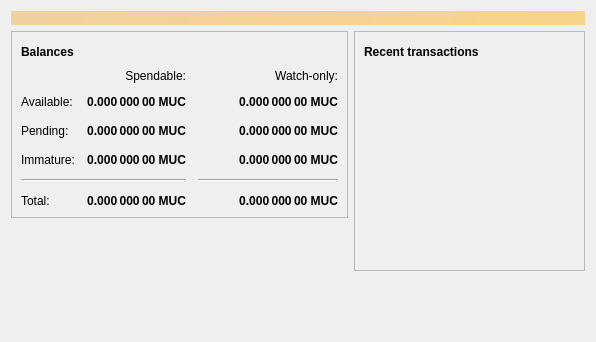
<?xml version="1.0" encoding="UTF-8"?>
<ui version="4.0">
 <class>OverviewPage</class>
 <widget class="QWidget" name="OverviewPage">
  <property name="geometry">
   <rect>
    <x>0</x>
    <y>0</y>
    <width>596</width>
    <height>342</height>
   </rect>
  </property>
  <property name="windowTitle">
   <string>Form</string>
  </property>
  <layout class="QVBoxLayout" name="topLayout">
   <item>
    <widget class="QLabel" name="labelAlerts">
     <property name="visible">
      <bool>false</bool>
     </property>
     <property name="styleSheet">
      <string notr="true">QLabel { background-color: qlineargradient(x1: 0, y1: 0, x2: 1, y2: 0, stop:0 #F0D0A0, stop:1 #F8D488); color:#000000; }</string>
     </property>
     <property name="wordWrap">
      <bool>true</bool>
     </property>
     <property name="margin">
      <number>3</number>
     </property>
     <property name="textInteractionFlags">
      <set>Qt::TextSelectableByMouse</set>
     </property>
    </widget>
   </item>
   <item>
    <layout class="QHBoxLayout" name="horizontalLayout" stretch="1,1">
     <item>
      <layout class="QVBoxLayout" name="verticalLayout_2">
       <item>
        <widget class="QFrame" name="frame">
         <property name="frameShape">
          <enum>QFrame::StyledPanel</enum>
         </property>
         <property name="frameShadow">
          <enum>QFrame::Raised</enum>
         </property>
         <layout class="QVBoxLayout" name="verticalLayout_4">
          <item>
           <layout class="QHBoxLayout" name="horizontalLayout_4">
            <item>
             <widget class="QLabel" name="label_5">
              <property name="font">
               <font>
                <weight>75</weight>
                <bold>true</bold>
               </font>
              </property>
              <property name="text">
               <string>Balances</string>
              </property>
             </widget>
            </item>
            <item>
             <widget class="QPushButton" name="labelWalletStatus">
              <property name="enabled">
               <bool>true</bool>
              </property>
              <property name="maximumSize">
               <size>
                <width>30</width>
                <height>16777215</height>
               </size>
              </property>
              <property name="toolTip">
               <string>The displayed information may be out of date. Your wallet automatically synchronizes with the rӕkcoin network after a connection is established, but this process has not completed yet.</string>
              </property>
              <property name="text">
               <string/>
              </property>
              <property name="icon">
               <iconset resource="../bitcoin.qrc">
                <normaloff>:/icons/warning</normaloff>
                <disabledoff>:/icons/warning</disabledoff>:/icons/warning</iconset>
              </property>
              <property name="iconSize">
               <size>
                <width>24</width>
                <height>24</height>
               </size>
              </property>
              <property name="flat">
               <bool>true</bool>
              </property>
             </widget>
            </item>
            <item>
             <spacer name="horizontalSpacer_3">
              <property name="orientation">
               <enum>Qt::Horizontal</enum>
              </property>
              <property name="sizeHint" stdset="0">
               <size>
                <width>40</width>
                <height>20</height>
               </size>
              </property>
             </spacer>
            </item>
           </layout>
          </item>
          <item>
           <layout class="QGridLayout" name="gridLayout">
            <property name="spacing">
             <number>12</number>
            </property>
            <item row="2" column="2">
             <widget class="QLabel" name="labelWatchPending">
              <property name="font">
               <font>
                <weight>75</weight>
                <bold>true</bold>
               </font>
              </property>
              <property name="cursor">
               <cursorShape>IBeamCursor</cursorShape>
              </property>
              <property name="toolTip">
               <string>Unconfirmed transactions to watch-only addresses</string>
              </property>
              <property name="text">
               <string notr="true">0.000 000 00 MUC</string>
              </property>
              <property name="alignment">
               <set>Qt::AlignRight|Qt::AlignTrailing|Qt::AlignVCenter</set>
              </property>
              <property name="textInteractionFlags">
               <set>Qt::LinksAccessibleByMouse|Qt::TextSelectableByKeyboard|Qt::TextSelectableByMouse</set>
              </property>
             </widget>
            </item>
            <item row="2" column="1">
             <widget class="QLabel" name="labelUnconfirmed">
              <property name="font">
               <font>
                <weight>75</weight>
                <bold>true</bold>
               </font>
              </property>
              <property name="cursor">
               <cursorShape>IBeamCursor</cursorShape>
              </property>
              <property name="toolTip">
               <string>Total of transactions that have yet to be confirmed, and do not yet count toward the spendable balance</string>
              </property>
              <property name="text">
               <string notr="true">0.000 000 00 MUC</string>
              </property>
              <property name="alignment">
               <set>Qt::AlignRight|Qt::AlignTrailing|Qt::AlignVCenter</set>
              </property>
              <property name="textInteractionFlags">
               <set>Qt::LinksAccessibleByMouse|Qt::TextSelectableByKeyboard|Qt::TextSelectableByMouse</set>
              </property>
             </widget>
            </item>
            <item row="3" column="2">
             <widget class="QLabel" name="labelWatchImmature">
              <property name="font">
               <font>
                <weight>75</weight>
                <bold>true</bold>
               </font>
              </property>
              <property name="cursor">
               <cursorShape>IBeamCursor</cursorShape>
              </property>
              <property name="toolTip">
               <string>Mined balance in watch-only addresses that has not yet matured</string>
              </property>
              <property name="text">
               <string notr="true">0.000 000 00 MUC</string>
              </property>
              <property name="alignment">
               <set>Qt::AlignRight|Qt::AlignTrailing|Qt::AlignVCenter</set>
              </property>
              <property name="textInteractionFlags">
               <set>Qt::LinksAccessibleByMouse|Qt::TextSelectableByKeyboard|Qt::TextSelectableByMouse</set>
              </property>
             </widget>
            </item>
            <item row="4" column="0" colspan="2">
             <widget class="Line" name="line">
              <property name="orientation">
               <enum>Qt::Horizontal</enum>
              </property>
             </widget>
            </item>
            <item row="4" column="2">
             <widget class="Line" name="lineWatchBalance">
              <property name="sizePolicy">
               <sizepolicy hsizetype="Preferred" vsizetype="Fixed">
                <horstretch>0</horstretch>
                <verstretch>0</verstretch>
               </sizepolicy>
              </property>
              <property name="minimumSize">
               <size>
                <width>140</width>
                <height>0</height>
               </size>
              </property>
              <property name="orientation">
               <enum>Qt::Horizontal</enum>
              </property>
             </widget>
            </item>
            <item row="5" column="0">
             <widget class="QLabel" name="labelTotalText">
              <property name="text">
               <string>Total:</string>
              </property>
             </widget>
            </item>
            <item row="3" column="1">
             <widget class="QLabel" name="labelImmature">
              <property name="font">
               <font>
                <weight>75</weight>
                <bold>true</bold>
               </font>
              </property>
              <property name="cursor">
               <cursorShape>IBeamCursor</cursorShape>
              </property>
              <property name="toolTip">
               <string>Mined balance that has not yet matured</string>
              </property>
              <property name="text">
               <string notr="true">0.000 000 00 MUC</string>
              </property>
              <property name="alignment">
               <set>Qt::AlignRight|Qt::AlignTrailing|Qt::AlignVCenter</set>
              </property>
              <property name="textInteractionFlags">
               <set>Qt::LinksAccessibleByMouse|Qt::TextSelectableByKeyboard|Qt::TextSelectableByMouse</set>
              </property>
             </widget>
            </item>
            <item row="2" column="3">
             <spacer name="horizontalSpacer_2">
              <property name="orientation">
               <enum>Qt::Horizontal</enum>
              </property>
              <property name="sizeHint" stdset="0">
               <size>
                <width>40</width>
                <height>20</height>
               </size>
              </property>
             </spacer>
            </item>
            <item row="3" column="0">
             <widget class="QLabel" name="labelImmatureText">
              <property name="text">
               <string>Immature:</string>
              </property>
             </widget>
            </item>
            <item row="5" column="1">
             <widget class="QLabel" name="labelTotal">
              <property name="font">
               <font>
                <weight>75</weight>
                <bold>true</bold>
               </font>
              </property>
              <property name="cursor">
               <cursorShape>IBeamCursor</cursorShape>
              </property>
              <property name="toolTip">
               <string>Your current total balance</string>
              </property>
              <property name="text">
               <string notr="true">0.000 000 00 MUC</string>
              </property>
              <property name="alignment">
               <set>Qt::AlignRight|Qt::AlignTrailing|Qt::AlignVCenter</set>
              </property>
              <property name="textInteractionFlags">
               <set>Qt::LinksAccessibleByMouse|Qt::TextSelectableByKeyboard|Qt::TextSelectableByMouse</set>
              </property>
             </widget>
            </item>
            <item row="5" column="2">
             <widget class="QLabel" name="labelWatchTotal">
              <property name="font">
               <font>
                <weight>75</weight>
                <bold>true</bold>
               </font>
              </property>
              <property name="cursor">
               <cursorShape>IBeamCursor</cursorShape>
              </property>
              <property name="toolTip">
               <string>Current total balance in watch-only addresses</string>
              </property>
              <property name="text">
               <string notr="true">0.000 000 00 MUC</string>
              </property>
              <property name="alignment">
               <set>Qt::AlignRight|Qt::AlignTrailing|Qt::AlignVCenter</set>
              </property>
              <property name="textInteractionFlags">
               <set>Qt::LinksAccessibleByMouse|Qt::TextSelectableByKeyboard|Qt::TextSelectableByMouse</set>
              </property>
             </widget>
            </item>
            <item row="0" column="2">
             <widget class="QLabel" name="labelWatchonly">
              <property name="text">
               <string>Watch-only:</string>
              </property>
              <property name="alignment">
               <set>Qt::AlignRight|Qt::AlignTrailing|Qt::AlignVCenter</set>
              </property>
             </widget>
            </item>
            <item row="1" column="0">
             <widget class="QLabel" name="labelBalanceText">
              <property name="text">
               <string>Available:</string>
              </property>
             </widget>
            </item>
            <item row="1" column="1">
             <widget class="QLabel" name="labelBalance">
              <property name="font">
               <font>
                <weight>75</weight>
                <bold>true</bold>
               </font>
              </property>
              <property name="cursor">
               <cursorShape>IBeamCursor</cursorShape>
              </property>
              <property name="toolTip">
               <string>Your current spendable balance</string>
              </property>
              <property name="text">
               <string notr="true">0.000 000 00 MUC</string>
              </property>
              <property name="alignment">
               <set>Qt::AlignRight|Qt::AlignTrailing|Qt::AlignVCenter</set>
              </property>
              <property name="textInteractionFlags">
               <set>Qt::LinksAccessibleByMouse|Qt::TextSelectableByKeyboard|Qt::TextSelectableByMouse</set>
              </property>
             </widget>
            </item>
            <item row="1" column="2">
             <widget class="QLabel" name="labelWatchAvailable">
              <property name="font">
               <font>
                <weight>75</weight>
                <bold>true</bold>
               </font>
              </property>
              <property name="cursor">
               <cursorShape>IBeamCursor</cursorShape>
              </property>
              <property name="toolTip">
               <string>Your current balance in watch-only addresses</string>
              </property>
              <property name="text">
               <string notr="true">0.000 000 00 MUC</string>
              </property>
              <property name="alignment">
               <set>Qt::AlignRight|Qt::AlignTrailing|Qt::AlignVCenter</set>
              </property>
              <property name="textInteractionFlags">
               <set>Qt::LinksAccessibleByMouse|Qt::TextSelectableByKeyboard|Qt::TextSelectableByMouse</set>
              </property>
             </widget>
            </item>
            <item row="2" column="0">
             <widget class="QLabel" name="labelPendingText">
              <property name="text">
               <string>Pending:</string>
              </property>
             </widget>
            </item>
            <item row="0" column="1">
             <widget class="QLabel" name="labelSpendable">
              <property name="text">
               <string>Spendable:</string>
              </property>
              <property name="alignment">
               <set>Qt::AlignRight|Qt::AlignTrailing|Qt::AlignVCenter</set>
              </property>
             </widget>
            </item>
           </layout>
          </item>
         </layout>
        </widget>
       </item>
       <item>
        <spacer name="verticalSpacer">
         <property name="orientation">
          <enum>Qt::Vertical</enum>
         </property>
         <property name="sizeHint" stdset="0">
          <size>
           <width>20</width>
           <height>40</height>
          </size>
         </property>
        </spacer>
       </item>
      </layout>
     </item>
     <item>
      <layout class="QVBoxLayout" name="verticalLayout_3">
       <item>
        <widget class="QFrame" name="frame_2">
         <property name="frameShape">
          <enum>QFrame::StyledPanel</enum>
         </property>
         <property name="frameShadow">
          <enum>QFrame::Raised</enum>
         </property>
         <layout class="QVBoxLayout" name="verticalLayout">
          <item>
           <layout class="QHBoxLayout" name="horizontalLayout_2">
            <item>
             <widget class="QLabel" name="label_4">
              <property name="font">
               <font>
                <weight>75</weight>
                <bold>true</bold>
               </font>
              </property>
              <property name="text">
               <string>Recent transactions</string>
              </property>
             </widget>
            </item>
            <item>
             <widget class="QPushButton" name="labelTransactionsStatus">
              <property name="enabled">
               <bool>true</bool>
              </property>
              <property name="maximumSize">
               <size>
                <width>30</width>
                <height>16777215</height>
               </size>
              </property>
              <property name="toolTip">
               <string>The displayed information may be out of date. Your wallet automatically synchronizes with the rӕkcoin network after a connection is established, but this process has not completed yet.</string>
              </property>
              <property name="text">
               <string/>
              </property>
              <property name="icon">
               <iconset resource="../bitcoin.qrc">
                <normaloff>:/icons/warning</normaloff>
                <disabledoff>:/icons/warning</disabledoff>:/icons/warning</iconset>
              </property>
              <property name="iconSize">
               <size>
                <width>24</width>
                <height>24</height>
               </size>
              </property>
              <property name="flat">
               <bool>true</bool>
              </property>
             </widget>
            </item>
            <item>
             <spacer name="horizontalSpacer">
              <property name="orientation">
               <enum>Qt::Horizontal</enum>
              </property>
              <property name="sizeHint" stdset="0">
               <size>
                <width>40</width>
                <height>20</height>
               </size>
              </property>
             </spacer>
            </item>
           </layout>
          </item>
          <item>
           <widget class="QListView" name="listTransactions">
            <property name="styleSheet">
             <string notr="true">QListView { background: transparent; }</string>
            </property>
            <property name="frameShape">
             <enum>QFrame::NoFrame</enum>
            </property>
            <property name="verticalScrollBarPolicy">
             <enum>Qt::ScrollBarAlwaysOff</enum>
            </property>
            <property name="horizontalScrollBarPolicy">
             <enum>Qt::ScrollBarAlwaysOff</enum>
            </property>
            <property name="selectionMode">
             <enum>QAbstractItemView::NoSelection</enum>
            </property>
           </widget>
          </item>
         </layout>
        </widget>
       </item>
       <item>
        <spacer name="verticalSpacer_2">
         <property name="orientation">
          <enum>Qt::Vertical</enum>
         </property>
         <property name="sizeHint" stdset="0">
          <size>
           <width>20</width>
           <height>40</height>
          </size>
         </property>
        </spacer>
       </item>
      </layout>
     </item>
    </layout>
   </item>
  </layout>
 </widget>
 <resources/>
 <connections/>
</ui>
